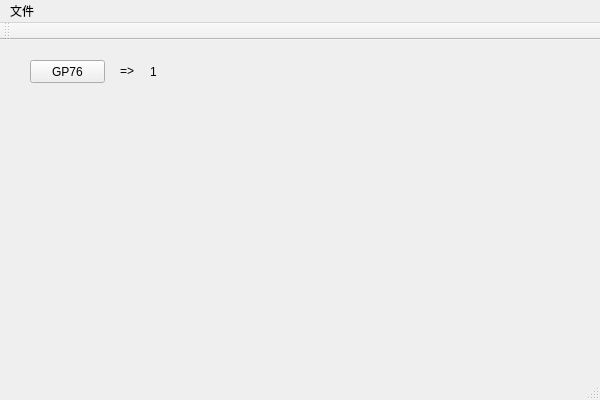
<?xml version="1.0" encoding="UTF-8"?>
<ui version="4.0">
 <class>CxxViaQtClass</class>
 <widget class="QMainWindow" name="CxxViaQtClass">
  <property name="geometry">
   <rect>
    <x>0</x>
    <y>0</y>
    <width>600</width>
    <height>400</height>
   </rect>
  </property>
  <property name="windowTitle">
   <string>CxxViaQt</string>
  </property>
  <widget class="QWidget" name="centralWidget">
   <widget class="QPushButton" name="btn_get">
    <property name="geometry">
     <rect>
      <x>30</x>
      <y>20</y>
      <width>75</width>
      <height>23</height>
     </rect>
    </property>
    <property name="text">
     <string>GP76</string>
    </property>
   </widget>
   <widget class="QLabel" name="label">
    <property name="geometry">
     <rect>
      <x>120</x>
      <y>20</y>
      <width>21</width>
      <height>21</height>
     </rect>
    </property>
    <property name="text">
     <string>=&gt;</string>
    </property>
   </widget>
   <widget class="QLabel" name="lbl_bit">
    <property name="geometry">
     <rect>
      <x>150</x>
      <y>21</y>
      <width>54</width>
      <height>21</height>
     </rect>
    </property>
    <property name="text">
     <string>1</string>
    </property>
   </widget>
  </widget>
  <widget class="QMenuBar" name="menuBar">
   <property name="geometry">
    <rect>
     <x>0</x>
     <y>0</y>
     <width>600</width>
     <height>22</height>
    </rect>
   </property>
   <widget class="QMenu" name="menu">
    <property name="title">
     <string>文件</string>
    </property>
   </widget>
   <addaction name="menu"/>
  </widget>
  <widget class="QToolBar" name="mainToolBar">
   <attribute name="toolBarArea">
    <enum>TopToolBarArea</enum>
   </attribute>
   <attribute name="toolBarBreak">
    <bool>false</bool>
   </attribute>
  </widget>
  <widget class="QStatusBar" name="statusBar"/>
 </widget>
 <layoutdefault spacing="6" margin="11"/>
 <resources>
  <include location="CxxViaQt.qrc"/>
 </resources>
 <connections/>
</ui>
